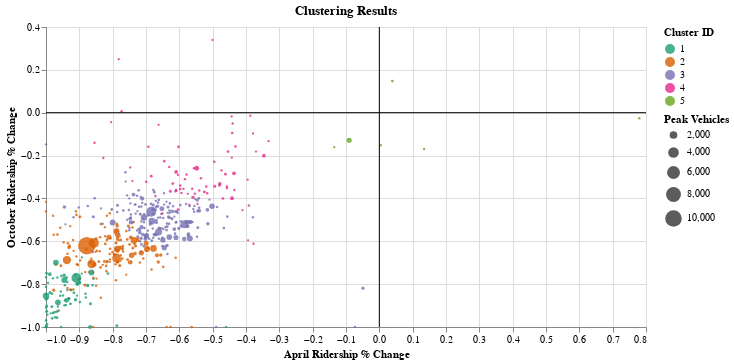

This figure's Vega-Lite source:
### Vega-Lite specification from a JSON file in a GitHub repository (floating-point values rounded to 4 significant figures; data arrays with more than 128 entries replaced by an {"elided": "..."} marker saying what was removed)
{"config": {"view": {"continuousWidth": 400, "continuousHeight": 300}}, "layer": [{"data": {"name": "data-d6d33bcf20e86809a9847d2cb635bedb"}, "mark": "circle", "encoding": {"color": {"type": "nominal", "field": "Cluster_ID", "scale": {"scheme": "dark2"}, "title": "Cluster ID"}, "opacity": {"condition": {"value": 0.8, "selection": "selector029"}, "value": 0.2}, "size": {"type": "quantitative", "field": "peak_vehicles", "scale": {"clamp": true, "domain": [3, 10885], "range": [5, 300]}, "title": "Peak Vehicles"}, "tooltip": [{"type": "nominal", "field": "agency"}, {"type": "nominal", "field": "metro_area"}, {"type": "nominal", "field": "Cluster"}, {"type": "quantitative", "field": "april_pct_change"}, {"type": "quantitative", "field": "july_pct_change"}, {"type": "quantitative", "field": "oct_pct_change"}, {"type": "quantitative", "field": "OCT19"}, {"type": "quantitative", "field": "OCT20"}, {"type": "quantitative", "field": "peak_vehicles"}], "x": {"type": "quantitative", "field": "april_pct_change", "title": "April Ridership % Change"}, "y": {"type": "quantitative", "field": "oct_pct_change", "title": "October Ridership % Change"}}, "height": 300, "selection": {"selector029": {"type": "multi", "fields": ["Cluster"], "bind": "legend"}}, "title": "Clustering Results", "width": 600}, {"data": {"name": "data-9c00aa9dc2b1c1a0b4bf9b34ead12925"}, "mark": "rule", "encoding": {"x": {"type": "quantitative", "field": "x"}}}, {"data": {"name": "data-06fd9f850666401b4599de5588b60692"}, "mark": "rule", "encoding": {"y": {"type": "quantitative", "field": "y"}}}], "$schema": "https://vega.github.io/schema/vega-lite/v4.8.1.json", "datasets": {"data-d6d33bcf20e86809a9847d2cb635bedb": {"elided": "480 records"}, "data-9c00aa9dc2b1c1a0b4bf9b34ead12925": [{"x": 0}], "data-06fd9f850666401b4599de5588b60692": [{"y": 0}]}}
